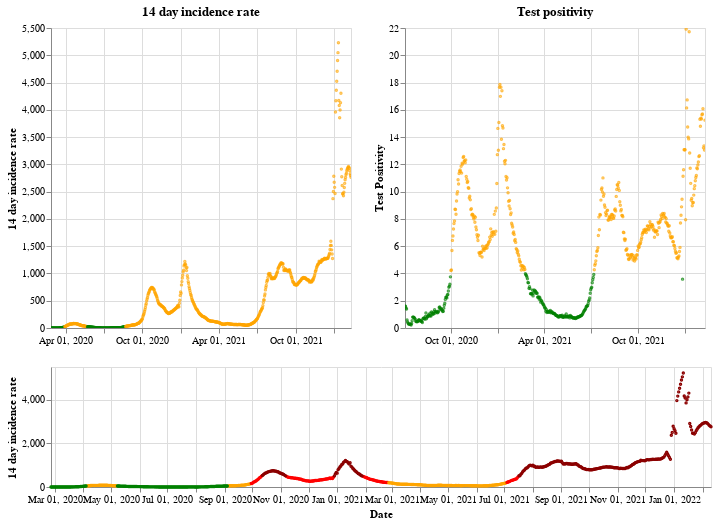

Notebook source saved alongside this figure:
### Markdown cell above
## Northern Ireland

### Code cell
plot_traffic_light('Northern Ireland')

### Figure 1 — Vega-Lite specification as saved in the notebook (floating-point values rounded to 4 significant figures; data arrays with more than 128 entries replaced by an {"elided": "..."} marker saying what was removed)
{"config": {"view": {"continuousWidth": 400, "continuousHeight": 300}}, "vconcat": [{"hconcat": [{"mark": {"type": "point", "size": 2}, "encoding": {"color": {"condition": {"value": "green", "test": "(datum.twoWeeklyCasesRate <= 25)"}, "value": "orange"}, "tooltip": [{"type": "nominal", "field": "areaName"}, {"type": "temporal", "field": "date"}, {"type": "quantitative", "field": "twoWeeklyCasesRate"}, {"type": "quantitative", "field": "testPositivity"}], "x": {"type": "temporal", "axis": {"title": ""}, "field": "date", "scale": {"domain": {"selection": "DateBrush"}}, "timeUnit": "yearmonthdate"}, "y": {"type": "quantitative", "axis": {"title": "14 day incidence rate"}, "field": "twoWeeklyCasesRate"}}, "title": "14 day incidence rate", "width": 300}, {"mark": {"type": "point", "size": 2}, "encoding": {"color": {"condition": {"value": "green", "test": "(datum.testPositivity <= 4)"}, "value": "orange"}, "tooltip": [{"type": "nominal", "field": "areaName"}, {"type": "temporal", "field": "date"}, {"type": "quantitative", "field": "twoWeeklyCasesRate"}, {"type": "quantitative", "field": "testPositivity"}], "x": {"type": "temporal", "axis": {"title": ""}, "field": "date", "scale": {"domain": {"selection": "DateBrush"}}, "timeUnit": "yearmonthdate"}, "y": {"type": "quantitative", "axis": {"title": "Test Positivity"}, "field": "testPositivity"}}, "title": "Test positivity", "width": 300}]}, {"layer": [{"mark": {"type": "point", "size": 2}, "encoding": {"color": {"condition": {"value": "orange", "test": "(((datum.testPositivity < 4) && (datum.twoWeeklyCasesRate >= 50)) && (datum.twoWeeklyCasesRate < 200))"}, "value": "red"}, "opacity": {"condition": {"value": 1, "test": "((datum.twoWeeklyCasesRate >= 50) && (datum.twoWeeklyCasesRate < 500))"}, "value": 0}, "tooltip": [{"type": "nominal", "field": "areaName"}, {"type": "temporal", "field": "date"}, {"type": "quantitative", "field": "twoWeeklyCasesRate"}, {"type": "quantitative", "field": "testPositivity"}], "x": {"type": "temporal", "axis": {"title": "Date"}, "field": "date", "timeUnit": "yearmonthdate"}, "y": {"type": "quantitative", "axis": {"title": "14 day incidence rate"}, "field": "twoWeeklyCasesRate"}}, "selection": {"DateBrush": {"type": "interval", "encodings": ["x"], "fields": ["Time"]}}}, {"mark": {"type": "point", "size": 2}, "encoding": {"color": {"value": "darkred"}, "opacity": {"condition": {"value": 1, "test": "(datum.twoWeeklyCasesRate >= 500)"}, "value": 0}, "tooltip": [{"type": "nominal", "field": "areaName"}, {"type": "temporal", "field": "date"}, {"type": "quantitative", "field": "twoWeeklyCasesRate"}, {"type": "quantitative", "field": "testPositivity"}], "x": {"type": "temporal", "axis": {"title": "Date"}, "field": "date", "timeUnit": "yearmonthdate"}, "y": {"type": "quantitative", "axis": {"title": "14 day incidence rate"}, "field": "twoWeeklyCasesRate"}}}, {"mark": {"type": "point", "size": 2}, "encoding": {"color": {"condition": {"value": "green", "test": "((datum.testPositivity < 4) && (datum.twoWeeklyCasesRate < 50))"}, "value": "orange"}, "opacity": {"condition": {"value": 1, "test": "(datum.twoWeeklyCasesRate < 50)"}, "value": 0}, "tooltip": [{"type": "nominal", "field": "areaName"}, {"type": "temporal", "field": "date"}, {"type": "quantitative", "field": "twoWeeklyCasesRate"}, {"type": "quantitative", "field": "testPositivity"}], "x": {"type": "temporal", "axis": {"title": "Date"}, "field": "date", "timeUnit": "yearmonthdate"}, "y": {"type": "quantitative", "axis": {"title": "14 day incidence rate"}, "field": "twoWeeklyCasesRate"}}}], "height": 120, "width": 660}], "data": {"name": "data-662c49f7b2189c953e0ca9e961e18450"}, "$schema": "https://vega.github.io/schema/vega-lite/v4.8.1.json", "datasets": {"data-662c49f7b2189c953e0ca9e961e18450": {"elided": "716 records"}}}
